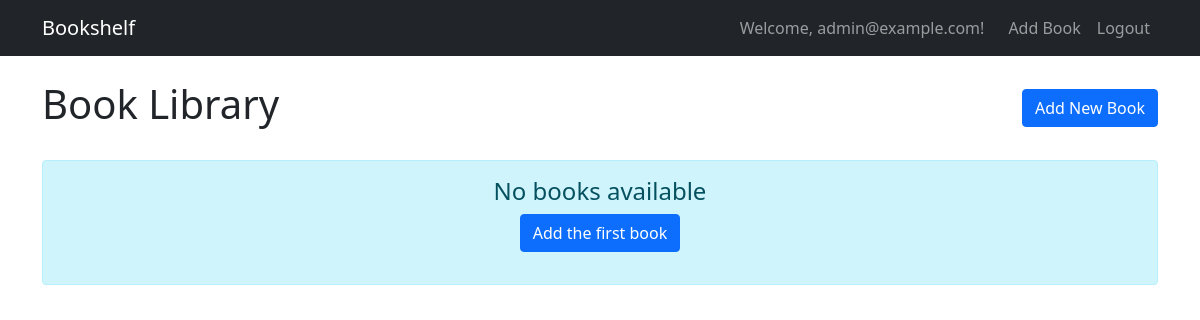
The app's page /bookshelf/ (signed in), older data.
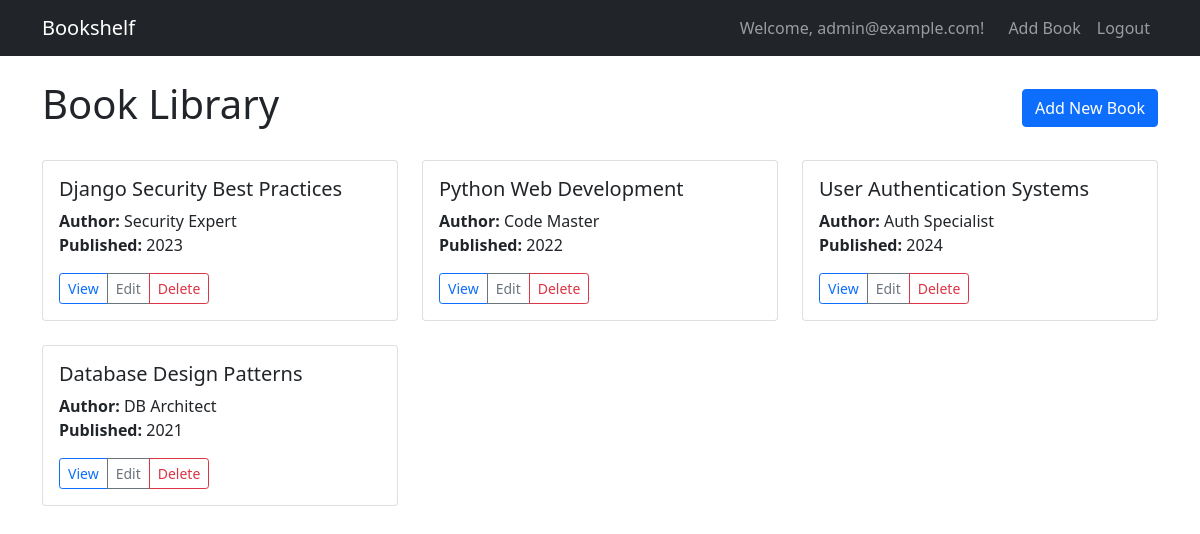
The same page, newer data.
### bookshelf/models.py (models this page shows, shortened)
class CustomUser(AbstractUser):
    username = None
    email = models.EmailField('Email Address', unique=True)
    date_of_birth = models.DateField('Date of Birth', null=True, blank=True)
    profile_photo = models.FileField('Profile Photo', upload_to='profile_photos/', null=True, blank=True)
    USERNAME_FIELD = 'email'
    REQUIRED_FIELDS = ['first_name', 'last_name']
    objects = CustomUserManager()
    class Meta:
        verbose_name = 'User'
        verbose_name_plural = 'Users'
        permissions = [
            ("can_view_user", "Can view user"),
            ("can_edit_user", "Can edit user"),
        ]

class Book(models.Model):
    title = models.CharField(max_length=200)
    author = models.CharField(max_length=100)
    publication_year = models.IntegerField()
    class Meta:
        permissions = [
            ("can_view", "Can view book"),
            ("can_create", "Can create book"),
            ("can_edit", "Can edit book"),
            ("can_delete", "Can delete book"),
        ]

### bookshelf/views.py (the view)
# urls.py: path('', views.book_list, name='book_list'),
@permission_required('bookshelf.can_view', raise_exception=True)
@login_required
def book_list(request):
    books = Book.objects.all()
    return render(request, 'bookshelf/book_list.html', {
        'books': books,
        'user': request.user
    })

### bookshelf/templates/bookshelf/book_list.html (shortened to what this page needs)
{% extends 'bookshelf/base.html' %}
{% block content %}
<div class="d-flex justify-content-between align-items-center mb-4">
    <h1>Book Library</h1>
    {% if perms.bookshelf.can_create %}
        <a href="{% url 'book_create' %}" class="btn btn-primary">Add New Book</a>
    {% endif %}
</div>
<div class="row">
    {% for book in books %}
        <div class="col-md-4 mb-4">
            <div class="card">
                <div class="card-body">
                    <h5 class="card-title">{{ book.title }}</h5>
                    <p class="card-text">
                        <strong>Author:</strong> {{ book.author }}<br>
                        <strong>Published:</strong> {{ book.publication_year }}
                    </p>
                    <div class="btn-group" role="group">
                        {% if perms.bookshelf.can_view %}
                            <a href="{% url 'book_detail' book.pk %}" class="btn btn-sm btn-outline-primary">View</a>
                        {% endif %}
                        {% if perms.bookshelf.can_edit %}
                            <a href="{% url 'book_edit' book.pk %}" class="btn btn-sm btn-outline-secondary">Edit</a>
                        {% endif %}
                        {% if perms.bookshelf.can_delete %}
                            <a href="{% url 'book_delete' book.pk %}" class="btn btn-sm btn-outline-danger">Delete</a>
                        {% endif %}
                    </div>
                </div>
            </div>
        </div>
    {% empty %}
        <div class="col-12">
            <div class="alert alert-info text-center">
                <h4>No books available</h4>
                {% if perms.bookshelf.can_create %}
                    <p><a href="{% url 'book_create' %}" class="btn btn-primary">Add the first book</a></p>
                {% else %}
                    <p>You don't have permission to add books.</p>
                {% endif %}
            </div>
        </div>
    {% endfor %}
</div>
{% endblock %}

### bookshelf/templates/bookshelf/base.html (shortened to what this page needs)
<!DOCTYPE html>
<html lang="en">
<head>
    <link href="https://cdn.jsdelivr.net/npm/bootstrap@5.1.3/dist/css/bootstrap.min.css" rel="stylesheet">
</head>
<body>
    <nav class="navbar navbar-expand-lg navbar-dark bg-dark">
        <div class="container">
            <a class="navbar-brand" href="{% url 'book_list' %}">Bookshelf</a>
            <div class="navbar-nav ms-auto">
                {% if user.is_authenticated %}
                    <span class="navbar-text me-3">Welcome, {{ user.email }}!</span>
                    {% if perms.bookshelf.can_create %}
                        <a class="nav-link" href="{% url 'book_create' %}">Add Book</a>
                    {% endif %}
                    <a class="nav-link" href="{% url 'admin:logout' %}">Logout</a>
                {% else %}
                    <a class="nav-link" href="{% url 'admin:login' %}">Login</a>
                {% endif %}
            </div>
        </div>
    </nav>
    <div class="container mt-4">
        {% block content %}
        {% endblock %}
    </div>
</body>
</html>

Row changes from the older to the newer data that the page shows:
added Book: title "Django Security Best Practices", author "Security Expert", publication_year "2023"
added Book: title "Python Web Development", author "Code Master", publication_year "2022"
added Book: title "User Authentication Systems", author "Auth Specialist", publication_year "2024"
added Book: title "Database Design Patterns", author "DB Architect", publication_year "2021"
Text that changed along with them:
text no longer shown: "No books available Add the first book"
